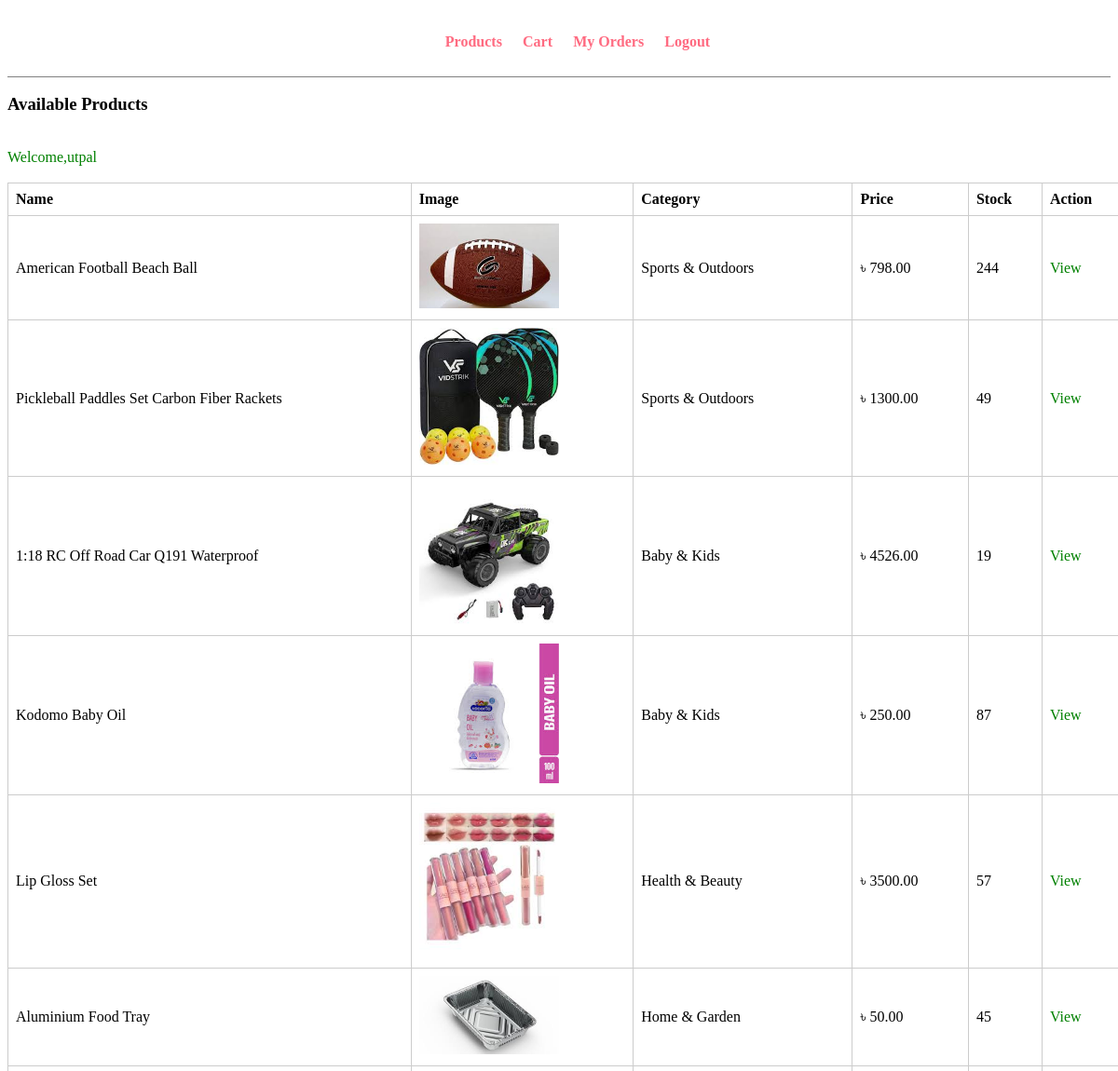
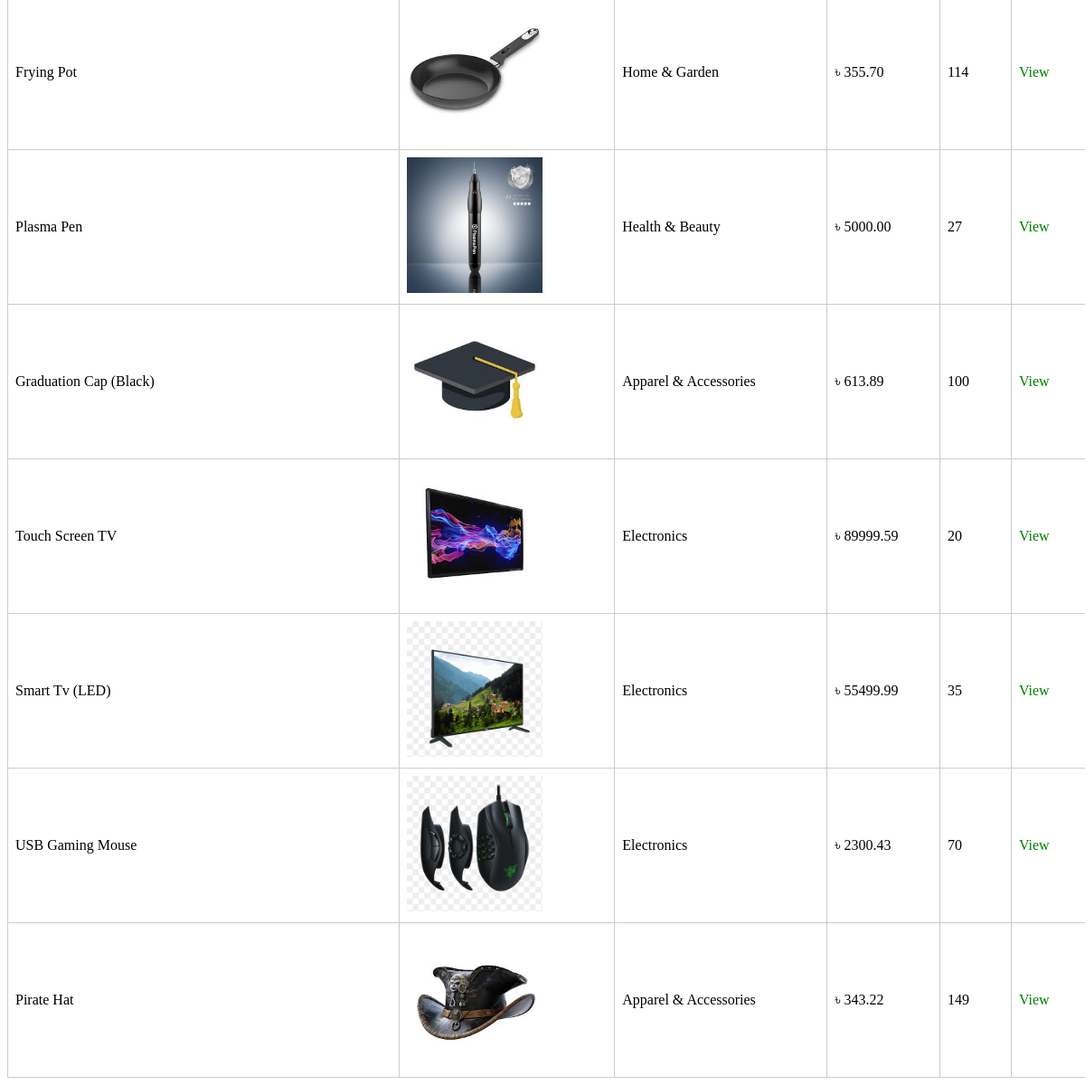
The page /user/home.php (signed in) on the database its author committed (2 pictures, top to bottom).
### tables this page shows
CREATE TABLE `products` (
  `product_id` int(11) NOT NULL,
  `product_name` varchar(150) NOT NULL,
  `image_name` varchar(255) NOT NULL,
  `category` varchar(100) DEFAULT NULL,
  `price` decimal(10,2) NOT NULL,
  `stock` int(11) NOT NULL,
  `created_at` timestamp NOT NULL DEFAULT current_timestamp()
);

### user/home.php (the view, shortened to what this page needs)
<?php
    include("../config/db.php");
    $sql = "SELECT * FROM products ORDER BY created_at DESC";
    $res = mysqli_query($conn,$sql);
?>
<!DOCTYPE html>
<html lang="en">
<head>
    <link rel="stylesheet" href="../css/admin.css">
</head>
<body>
    <div class="menu text-center">
        <div class="wrapper">
            <ul>
                <li><a href="products.php">Products</a></li>
                <li><a href="cart.php">Cart</a></li>
                <li><a href="my-orders.php">My Orders</a></li>
                <li><a href="../authentication/logout.php">Logout</a></li>
            </ul>
        </div>
    </div>
    <h3>Available Products</h3><br>
    <?php
        if(isset($_SESSION['wlc']))
            {
                echo $_SESSION['wlc'];
            }
    ?>
    <br>
    <table class="tbl-full1">
        <tr>
            <th>Name</th>
            <th>Image</th>
            <th>Category</th>
            <th>Price</th>
            <th>Stock</th>
            <th>Action</th>
        </tr>
        <?php
        while($row = mysqli_fetch_assoc($res))
        {
        ?>
        <tr>
        <td>
        <?php echo $row['product_name']; ?>
        </td>
        <td>
            <img src="../images/<?php echo $row['image_name'] ;?>" alt="No image found" width="150px">
        </td>
        <td>
        <?php echo $row['category']; ?>
        </td>
        <td>
        ৳ <?php echo $row['price']; ?>
        </td>
        <td>
        <?php
        if($row['stock']>0)
        {
            echo $row['stock'];
        }
        else
        {
            echo "<span style='color:red;'>Out of stock</span>";
        }
        ?>
        </td>
        <td>
        <a href="view-product.php?id=<?php echo $row['product_id']; ?>">
        View
        </a>
        </td>
        </tr>
        <?php } ?>
    </table>
</body>
</html>

### css/admin.css (style rules this page uses)
.menu { border-bottom: 1px solid gray; }
.menu ul { list-style-type: none; }
.menu ul li { display: inline; padding: 1%; }
.menu ul li a { text-decoration: none; font-weight: bold; color: #ff6b81; }
.wrapper { padding: 1%; width: 80%; margin: 0 auto; }
.text-center { text-align: center; }
.tbl-full1 { border-collapse: collapse; min-width: 1200px; }
.tbl-full1 th, .tbl-full1 td { padding: 8px; border: 1px solid #ccc; text-align: left; white-space: nowrap; }
.tbl-full1 a { text-decoration: none; color: green; }

### rows shown on the page
products: product_name "American Football Beach Ball", image_name (picture), category "Sports & Outdoors", price "798.00", stock "244"
products: product_name "Pickleball Paddles Set Carbon Fiber Rackets", image_name (picture), category "Sports & Outdoors", price "1300.00", stock "49"
products: product_name "1:18 RC Off Road Car Q191 Waterproof", image_name (picture), category "Baby & Kids", price "4526.00", stock "19"
products: product_name "Kodomo Baby Oil", image_name (picture), category "Baby & Kids", price "250.00", stock "87"
products: product_name "Lip Gloss Set", image_name (picture), category "Health & Beauty", price "3500.00", stock "57"
products: product_name "Aluminium Food Tray", image_name (picture), category "Home & Garden", price "50.00", stock "45"
products: product_name "Frying Pot", image_name (picture), category "Home & Garden", price "355.70", stock "114"
products: product_name "Plasma Pen", image_name (picture), category "Health & Beauty", price "5000.00", stock "27"
products: product_name "Graduation Cap (Black)", image_name (picture), category "Apparel & Accessories", price "613.89", stock "100"
products: product_name "Touch Screen TV", image_name (picture), category "Electronics", price "89999.59", stock "20"
products: product_name "Smart Tv (LED)", image_name (picture), category "Electronics", price "55499.99", stock "35"
products: product_name "USB Gaming Mouse", image_name (picture), category "Electronics", price "2300.43", stock "70"
products: product_name "Pirate Hat", image_name (picture), category "Apparel & Accessories", price "343.22", stock "149"

### other values the page prints
$_SESSION['wlc'] "Welcome,utpal"
